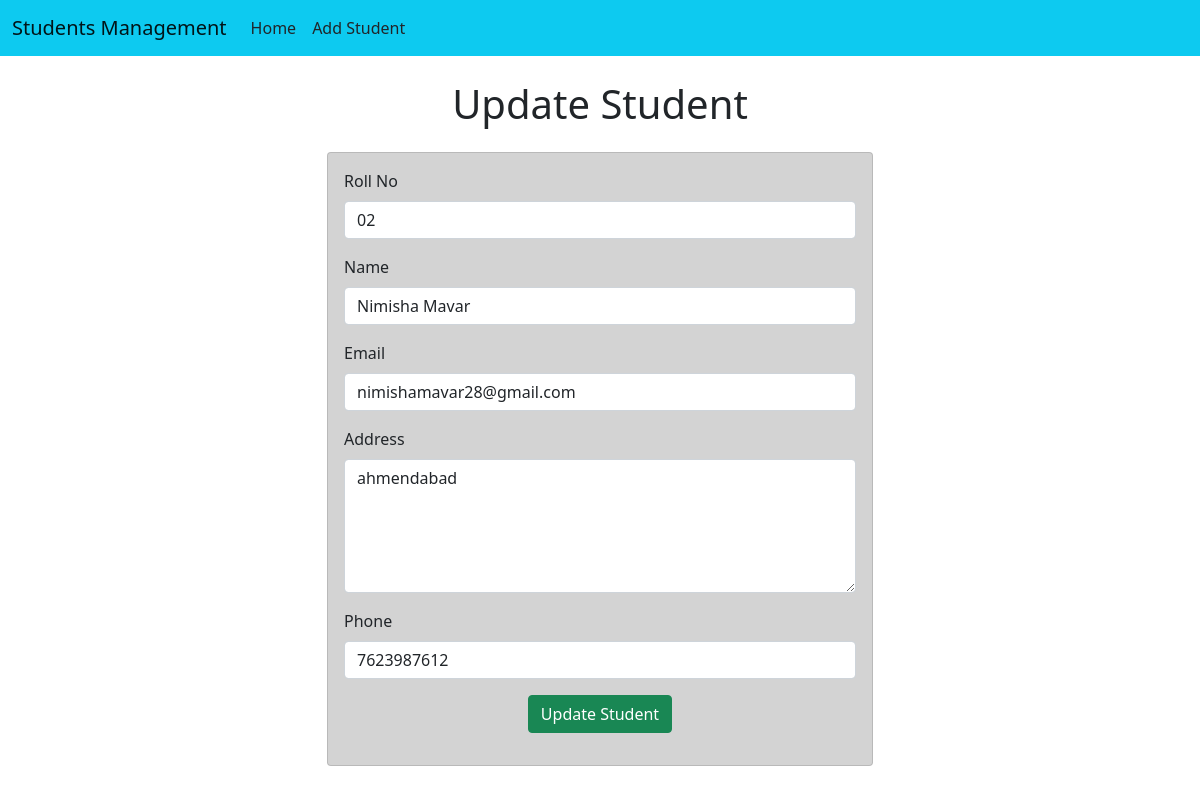
Page /student/updateStud/2 on the earlier database version.
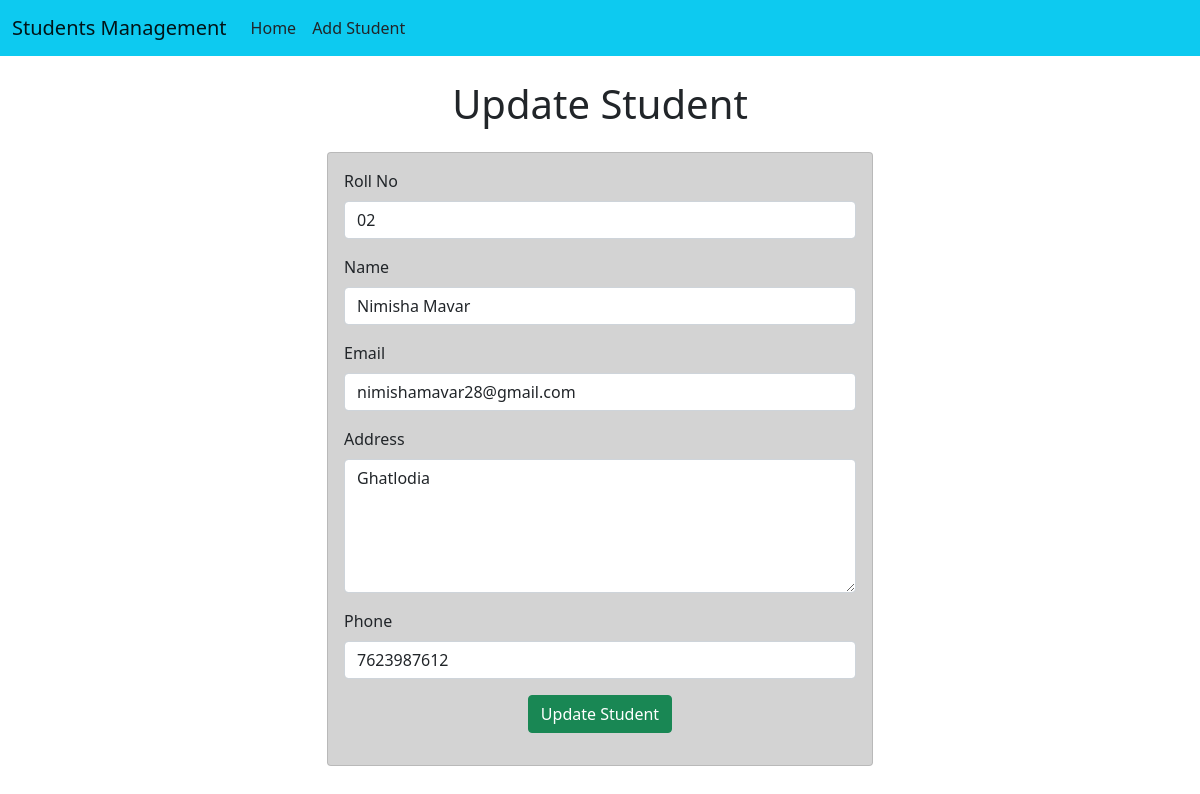
Same page on the later database version.
### Student/models.py (models this page shows)
class Student(models.Model):
    roll = models.CharField(max_length=100)
    name = models.CharField(max_length=50)
    email = models.CharField(max_length=100)
    address = models.CharField(max_length=150)
    phone = models.CharField(max_length=10)

### Student/views.py (the view)
# urls.py: path('updateStud/<int:roll>', views.update_student),
def update_student(request, roll):
    std = Student.objects.get(pk=roll)
    return render(request, 'update.html', {'std':std})

### templates/update.html (shortened to what this page needs)
<!doctype html>
<html lang="en">
  <head>
    <link href="https://cdn.jsdelivr.net/npm/bootstrap@5.0.2/dist/css/bootstrap.min.css" rel="stylesheet">
  </head>
  <body>
    {% include "navbar.html" %}
    <h1 class='text-center my-4'>Update Student</h1>
    <div class = "container">
      <div class = "row">
        <div class = "col-md-6 offset-md-3">
          <div class = "card" style="background-color:LightGray;">
            <div class = "card-body">
              <form action="/student/save_updateStud/{{std.id}}", method="POST">
                  <div class="mb-3">
                      <label for="roll" class="form-label">Roll No</label>
                      <input type="text" class="form-control" id="roll" name="std_roll" value="{{std.roll}}" placeholder="Enter your Roll No" required>
                  </div>
                  <div class="mb-3">
                      <label for="name" class="form-label">Name</label>
                      <input type="text" class="form-control" id="name" name="std_name" value="{{std.name}}" placeholder="Enter your Name" required>
                  </div>
                  <div class="mb-3">
                    <label for="email" class="form-label">Email</label>
                    <input type="email" class="form-control" id="email" name="std_email" value="{{std.email}}" placeholder="Enter your Email" required>
                  </div>
                  <div class="mb-3">
                      <label for="address" class="form-label">Address</label>
                      <textarea rows="5" class="form-control" id="address" name="std_address" placeholder="Enter your Address">{{std.address}}</textarea>
                  </div>
                  <div class="mb-3">
                    <label for="phone" class="form-label">Phone</label>
                    <input type="text" class="form-control" id="phone" name="std_phone" value="{{std.phone}}" placeholder="Enter your Phone No" required>
                  </div>
                  <div class="container text-center my-3">
                    <button type="submit" class="btn btn-success">Update Student</button>
                  </div>
              </form>
            </div>
          </div>
        </div>
      </div>
    </div>
  </body>
</html>

Differences in the rows shown:
changed Student "Nimisha Mavar": std_address "ahmendabad" → "Ghatlodia"
